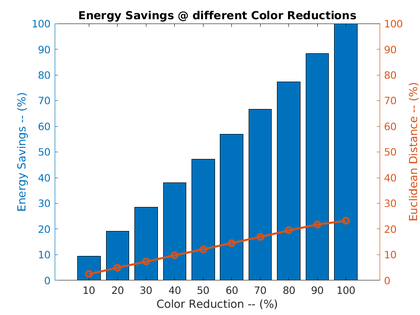
%> input picture Lab2/Day1/Lab2_energy/Results/ColorReduction/bmp/ImagePercSavingsBar_COLRED_EUCL_img_16.bmp, 420 x 315 px, shrunk from 875 x 656 before the run, given in place of img_1.tiff, which was not available
$ octave lab2.m   (GNU Octave 9; MATLAB toolbox functions it lacks are replaced by stand-ins)
%> lines starting %> are read from the running program, lines starting %| are printed output that depends on the picture; pictures that were not available may be replaced by others from this repository, and a replacement may not be noted
### Lab2/Day1/Lab2_energy/image_power.m
function [p_pixel, p_image, R, G, B] = image_power(I)

    % The power must be computed by working on the RGB version of the image

    % Power constants
    wr = 2.13636845e-7;
    w0 = 1.48169521e-6;
    wg = 1.77746705e-7;
    wb = 2.14348309e-7;
    gamma = 0.7755;

    % [width, heigth, channels]
    n = size(I);
%> n = [315 420 3]

    R = [];
    G = [];
    B = [];

    p_pixel = [];
    p_image = 0;

    part = 0;
    for i = 1:n(1)
       for j = 1:n(2)
            R(i,j) = I(i,j,1);
            G(i,j) = I(i,j,2);
            B(i,j) = I(i,j,3);
            p_pixel(i,j) = wr*(R(i,j)^gamma) + wg*(G(i,j)^gamma) + wb*(B(i,j)^gamma);

            part = part + p_pixel(i, j);
        end
    end
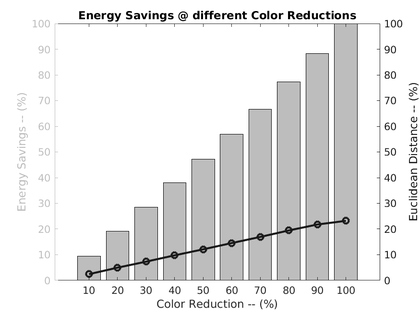
%> B: size 315x420 double; min 0, max 255, mean 230.5
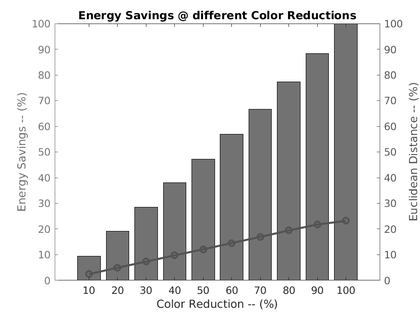
%> G: size 315x420 double; min 0, max 255, mean 214
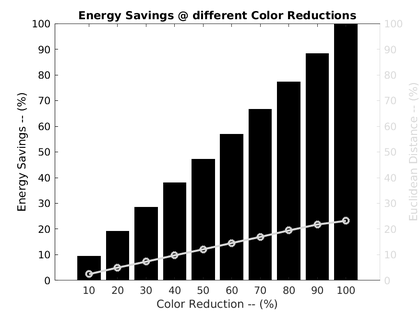
%> R: size 315x420 double; min 0, max 255, mean 189.7
%> after the loop, part = 4.97

    p_image = w0 + part;
%> p_image = 4.97

     % [14 lines of commented-out code are left out]

end

### Lab2/Day1/Lab2_energy/lab2.m
clear all
close all
clc
format long

NUM_IMAGES = 20

% Original version
original_vector_images = [];
original_vector_images_lab = [];
original_vector_power = [];

% Modified version
modified_vector_images = [];
modified_vector_images_lab = [];
modified_vector_power = [];

% Results
vector_eucl_distances = [];
vector_ssim_distances = [];
vector_power_savings = [];

% Reading images
for i = 1:1:NUM_IMAGES

    % Reading images
    original_vector_images{i} = imread("images/img_" + num2str(i) + ".tiff");
    original_vector_images_lab{i} = rgb2lab(original_vector_images{i});
    % figure, imshow(vector_images{i})

    % Compute power consumption for each image (in Watt)
    [~, original_vector_power{i}, ~, ~, ~] = image_power(original_vector_images{i});

end
%> pass 2 of the loop `for i = 1:1:NUM_IMAGES`:
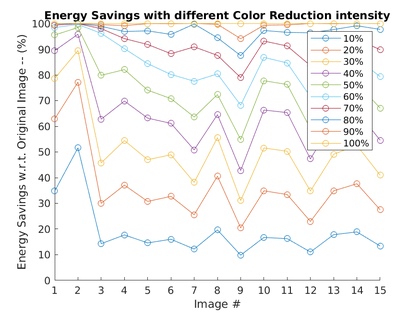
%> input picture Lab2/Day1/Lab2_energy/Results/ColorReduction/bmp/EnergySavingsPerImage.bmp, 420 x 315 px, shrunk from 875 x 656 before the run, given in place of img_2.tiff, which was not available
%> after the loop in image_power (call 2), `for i = 1:n(1)`:
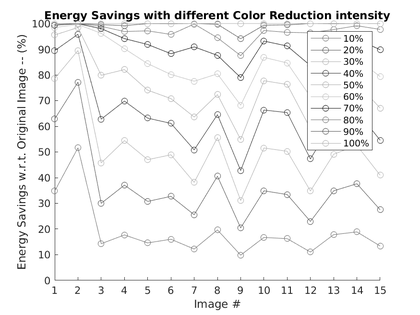
%> G: size 315x420 double; min 0, max 255, mean 245
%> after the loop in image_power (call 2), `for i = 1:n(1)`:
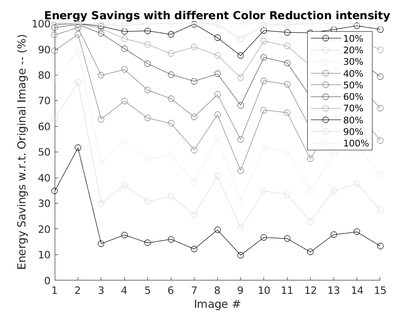
%> R: size 315x420 double; min 0, max 255, mean 245.6
%> after the loop in image_power (call 2), `for i = 1:n(1)`: part = 5.7
%> (the run ends here)
